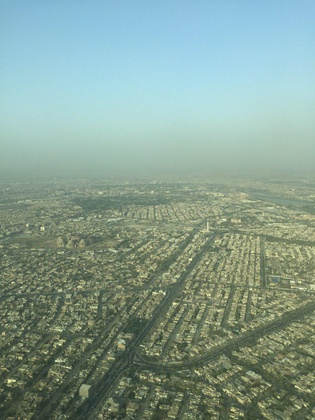
%> input picture 1.jpg, 315 x 420 px, shrunk from 960 x 1280 before the run
$ octave --eval "result = TCL(imread('1.jpg'));"   (GNU Octave 9; MATLAB toolbox functions it lacks are replaced by stand-ins)
%> lines starting %> are read from the running program, lines starting %| are printed output that depends on the picture
%> in TCL, `t=((cn./255)-1)./((I./255)-1);`: t: size 420x315x3 double; 0% of the values are NaN or infinite; the others: min 1, max 1, mean 1
### darkChannel.m
function JDark = darkChannel(im2)

[height, width, ~] = size(im2);
%> height = 420; width = 315

patchSize = 5; %the patch size is set to be 15 x 15
padSize = 7; % half the patch size to pad the image with for the array to
%work (be centered at 1,1 as well as at height,1 and 1,width and height,width etc)

JDark = zeros(height, width); % the dark channel
imJ = padarray(im2, [padSize padSize], Inf); % the new image
%> imJ: size 434x329x3 double; 7.34% of the values are NaN or infinite; the others: min 20, max 255, mean 145.7
% imagesc(imJ); colormap gray; axis off image

for j = 1:height
    for i = 1:width
        % the patch has top left corner at (jj, ii)
        patch = imJ(j:(j+patchSize-1), i:(i+patchSize-1),:);
        % the dark channel for a patch is the minimum value for all
        % channels for that patch
        JDark(j,i) = min(patch(:));
     end
end
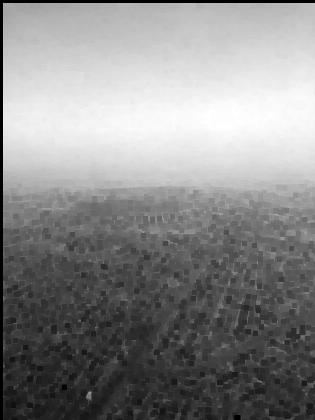
%> JDark: size 420x315 double; 1.66% of the values are NaN or infinite; the others: min 20, max 183, mean 109.6; drawn with min black, max white, NaN and infinite black

### histh.m
  function m=histh(v,d)
   v=v(:);
   ss2=(round(d*v)/d);
   ymx=max(ss2);
   ymn=min(ss2);
   s=1/d;
   x=ymn:s:ymx;
 pr= hist(ss2,x)/length(v);
  m=[x',pr'];
% [6 lines of commented-out code are left out]


### TCL.m
function fm=TCL(I)

I=double(I);
cn= I ;
     t=((cn./255)-1)./((I./255)-1);
          % I should be a color image


         cdp = double(darkChannel(I));%patch dark channel
       % Calculate the tranmission .
      dc2=cdp;
      minAtomsLight = 240;
      omega = 0.95;
      A = min([minAtomsLight, max(max(dc2))]);
%> A = 240
     t_d = (255*(1-omega*double(dc2)/A));
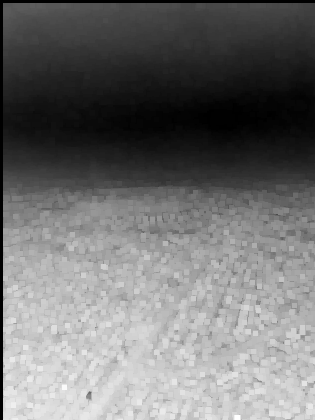
%> t_d: size 420x315 double; 1.66% of the values are NaN or infinite; the others: min 70.28, max 234.8, mean 144.4; drawn with min black, max white, NaN and infinite black
 I=uint8(t_d);
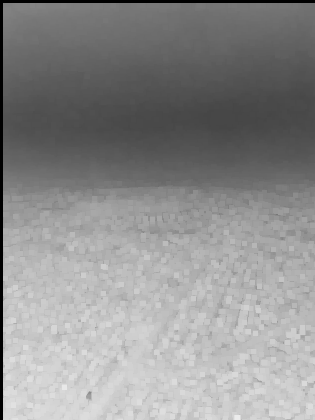
%> I: size 420x315 uint8; min 0, max 235, mean 142
 [LLn,LHn,HLn,HHn ]=dwt2(I,'haar');  %haar
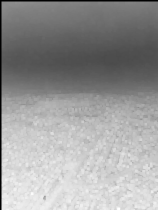
%> LLn: size 210x158 double; min 0, max 470, mean 283.9; drawn with min black and max white
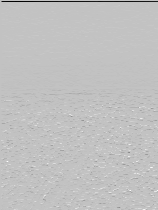
%> LHn: size 210x158 double; min -131, max 41, mean -0.7; drawn with min black and max white
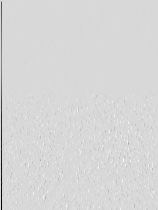
%> HLn: size 210x158 double; min -214.5, max 38.5, mean -0.9; drawn with min black and max white
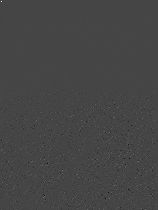
%> HHn: size 210x158 double; min -23.5, max 62.5, mean 0; drawn with min black and max white

  HLnh=histh(HLn,1);
%> in histh, `ymx=max(ss2);`: ymx = 39
%> in histh, `ymn=min(ss2);`: ymn = -215
%> in histh, `x=ymn:s:ymx;`: x = 255 values from -215 to 39
%> in histh, `pr= hist(ss2,x)/length(v);`: pr = 255 values, max 0.649 at index 216, min 0 at index 2, mean 0.00392
%> in histh, `m=[x',pr'];`: m = 255 rows, first 12: [-215 3.01e-05; -214 0; -213 6.03e-05; -212 0; -211 3.01e-05; -210 6.03e-05; -209 3.01e-05; -208 0.000151; -207 9.04e-05; -206 0; -205 0.000181; -204 3.01e-05]
%> HLnh has the same summary as m in histh
  xn3=HLnh(:,1);
%> xn3 = 255 values from -215 to 39
  yn3=HLnh(:,2);
%> yn3 has the same summary as pr in histh


    fm=1./ ( max(yn3(:)));
%> fm = 1.54

$ run again, on 2.jpg
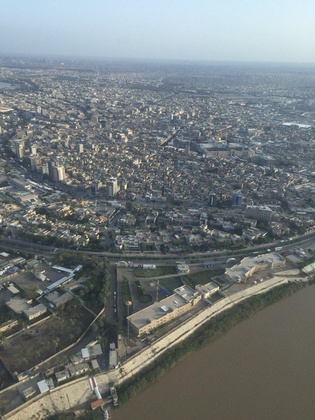
%> input picture 2.jpg, 315 x 420 px, shrunk from 960 x 1280 before the run
%> t: size 420x315x3 double; 0% of the values are NaN or infinite; the others: min 1, max 1, mean 1
%> imJ: size 434x329x3 double; 7.34% of the values are NaN or infinite; the others: min 27, max 255, mean 119.6
%> after the loop in darkChannel, `for j = 1:height`:
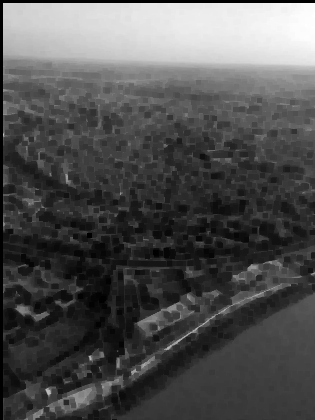
%> JDark: size 420x315 double; 1.66% of the values are NaN or infinite; the others: min 27, max 221, mean 89.44; drawn with min black, max white, NaN and infinite black
%> A = 240
%> in TCL, `[LLn,LHn,HLn,HHn ]=dwt2(I,'haar');`:
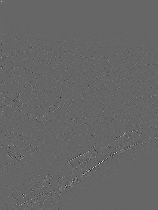
%> HHn: size 210x158 double; min -34, max 50.5, mean 0; drawn with min black and max white
%> ymx = 77
%> ymn = -217
%> x = 295 values from -217 to 77
%> pr = 295 values, max 0.581 at index 218, min 0 at index 2, mean 0.00339
%> m = 295 rows, first 12: [-217 6.03e-05; -216 0; -215 0; -214 3.01e-05; -213 0.000121; -212 6.03e-05; -211 3.01e-05; -210 9.04e-05; -209 9.04e-05; -208 0.000241; -207 0.000181; -206 0.000181]
%> HLnh has the same summary as m in histh
%> xn3 = 295 values from -217 to 77
%> yn3 has the same summary as pr in histh
%> fm = 1.72

$ run again, on 3.jpg
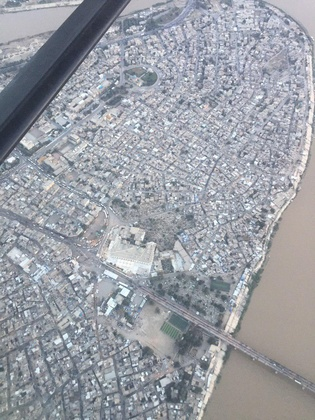
%> input picture 3.jpg, 315 x 420 px, shrunk from 960 x 1280 before the run
%> t: size 420x315x3 double; 0.13% of the values are NaN or infinite; the others: min 1, max 1, mean 1
%> imJ: size 434x329x3 double; 7.34% of the values are NaN or infinite; the others: min 37, max 255, mean 159
%> after the loop in darkChannel, `for j = 1:height`:
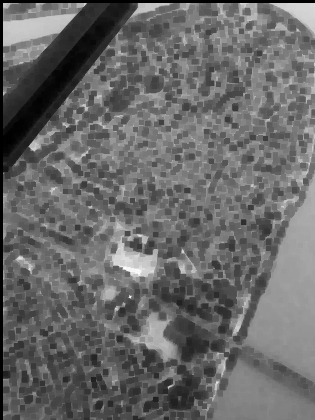
%> JDark: size 420x315 double; 1.66% of the values are NaN or infinite; the others: min 37, max 228, mean 116.8; drawn with min black, max white, NaN and infinite black
%> A = 240
%> in TCL, `[LLn,LHn,HLn,HHn ]=dwt2(I,'haar');`:
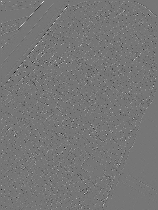
%> HHn: size 210x158 double; min -39.5, max 45.5, mean 0; drawn with min black and max white
%> ymx = 83
%> ymn = -217
%> x = 301 values from -217 to 83
%> pr = 301 values, max 0.528 at index 218, min 0 at index 5, mean 0.00332
%> m = 301 rows, first 12: [-217 9.04e-05; -216 9.04e-05; -215 3.01e-05; -214 3.01e-05; -213 0; -212 0; -211 6.03e-05; -210 0; -209 3.01e-05; -208 0; -207 6.03e-05; -206 0]
%> HLnh has the same summary as m in histh
%> xn3 = 301 values from -217 to 83
%> yn3 has the same summary as pr in histh
%> fm = 1.89
